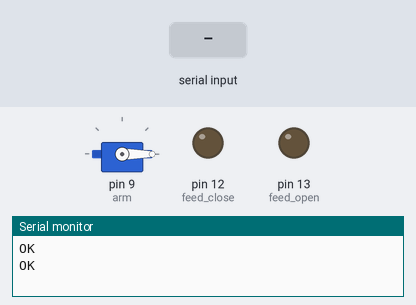
A sketch run on a simulated Arduino Uno, built with avr-gcc and run on an emulated ATmega328P. Parts: servo, output pins drawn as LEDs (lit = HIGH), the last lines printed to the serial monitor. The inputs (shaded band) are chosen by the test bench. The modem accepts every AT command (registered, SIM ready, sends succeed) and sends nothing else.

Above: at 10.2 s.
10.3 s: "ERROR" received over the second serial link
At 12.5 s:
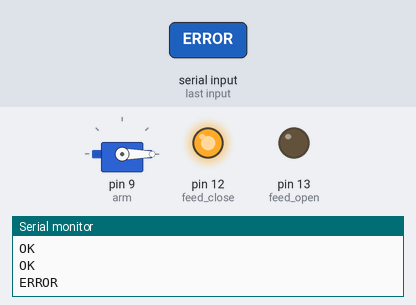
12.8 s: "1" received over the second serial link
Timing chart, 0 to 15.8 s (numbered marks = the images above; inputs shaded):
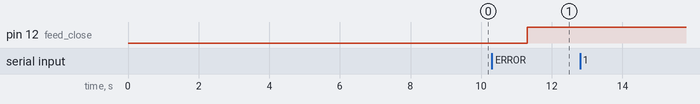

Measured:
- after the input at 10.3 s, pin 12 (feed_close): LOW → HIGH after 1.0 s

The sketch:

pet_feeder.ino
```cpp
#include <SoftwareSerial.h>
#include <Servo.h>

#define feed_open 13
#define feed_close 12
#define proximity A5

SoftwareSerial sim800(10,11);
Servo arm;

String msg;
bool exec(String);
void deploy(String);
void feed(int,int);

void setup() {
  arm.attach(9);
  sim800.begin(9600);
  Serial.begin(9600);
  pinMode(feed_open,OUTPUT);
  pinMode(feed_close,OUTPUT);
  pinMode(proximity,INPUT);

  arm.write(0);
  delay(5000);
  while(exec("AT+CMGF=1\r")){delay(500);}
  delay(1000);
  while(exec("AT+CNMI=1,2,0,0,0\r")){delay(500);}
  delay(1000);

  //deploy("System started successfully\r");
}

void loop() {
  if(sim800.available()){
    msg = sim800.readString();
    Serial.println(msg);
    if(msg.lastIndexOf("feed")!=-1){
      digitalWrite(feed_open,1);
      digitalWrite(feed_close,0);
      feed(120,500);
    }
    else{
      digitalWrite(feed_open,0);
      digitalWrite(feed_close,1);
    }
  }
  //if(digitalRead(proximity)==0){deploy("Proximity alert !!\r");}
  if(Serial.available()){sim800.write(Serial.read());}
}

bool exec(String command){
  String _msg;
  bool ANS=0;

  sim800.print(command);
  if(sim800.available()){
    _msg = sim800.readString();
    Serial.println(_msg);
    if(_msg.indexOf("ERROR")!=-1){ANS=1;}
  }

  return ANS;
}

void deploy(String str){
  sim800.println("AT+CMGS=\"+94775917771\"\r");
  if(sim800.available()){Serial.println(sim800.readString());}
  delay(1000);

  sim800.print(str);
  if(sim800.available()){Serial.println(sim800.readString());}
  delay(1000);

  sim800.write(26);
  if(sim800.available()){Serial.println(sim800.readString());}
  delay(1000);
}

void feed(int range,int t){
  for(int i = 0; i<=range; i++){
    arm.write(i);
    delay(5);
  }
  delay(t);
  for(int j = range; j>=0; j--){
    arm.write(j);
    delay(5);
  }
}
```
